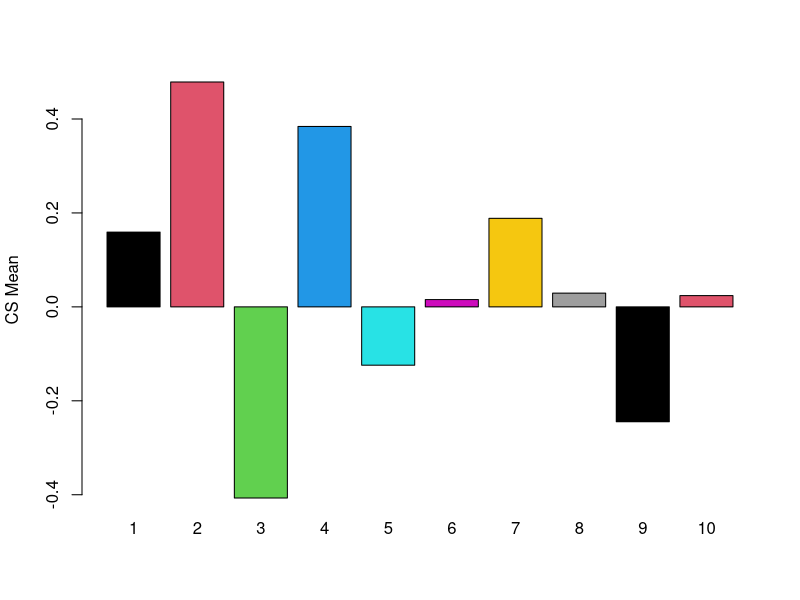
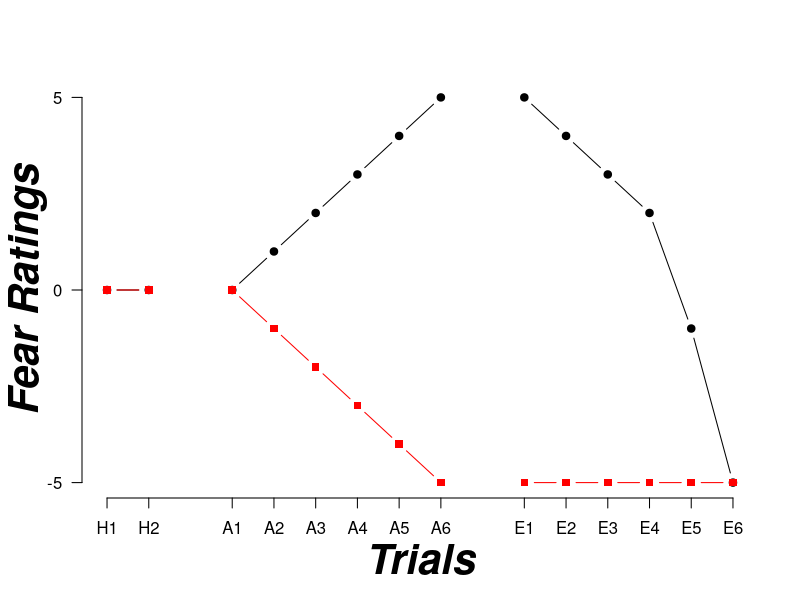

Generate these figures, in order, with R:
#' ---
#' title: "R for EPP research\n Assignment 3"
#'author: "Angelos-Miltiadis Krypotos"
#'date: "`r Sys.Date()`"
#'---
#'
#' Name : [Put your name here]
#'
#' ## General instructions.
#' 
#' ## How to complete the assignment.
#' Please write your answers below each question, indicating clearly to which question (or subquestion) your answer refers to.
#' I would prefer if you would send your answers as an html document using "knitr" and with all the code having been already executed. 
#' You can create html documents in R studio by just clicking the notepad icon on the top -- For more info how to create notebooks in R studio see 
#' [here](https://support.rstudio.com/hc/en-us/articles/200552276-Creating-Notebooks-from-R-Scripts). If you want, you can also send
#' your answers as an .R script. Lastly, writing your assignments in .doc or .docx is also OK, but because of automatised formatting etc., it
#' would be hard for me to check whether the code is running properly or not.
#'
#' ## Goals of the assignment
#' - Gain experience with explicit looping
#' - Gain experience with basic plots
#' 
#' ## Exercise 1
#' Check the links below for more information on implicit looping in R.
#' - [Apply family](https://www.datacamp.com/community/tutorials/r-tutorial-apply-family)
#' 
#' This is a nice article, but quite advanced [The Split-Apply-Combine Strategy for Data Analysis](https://www.jstatsoft.org/article/view/v040i01).
#'
#' ## Answer 1
#' Done.
#' 
#' ## Exercise 2
#' There are so many tutorials on plots out there. Indeed it looks like everyone who has just a simple 
#' idea about R, has to write a tutorial. Here is a list that you may want to check:
#' 
#' - [http://www.harding.edu/fmccown/r/](http://www.harding.edu/fmccown/r/)
#' - [http://www.r-tutor.com/elementary-statistics/qualitative-data/bar-graph](http://www.r-tutor.com/elementary-statistics/qualitative-data/bar-graph)
#' - [http://www.r-tutor.com/elementary-statistics/quantitative-data/scatter-plot](http://www.r-tutor.com/elementary-statistics/quantitative-data/scatter-plot)
#' - [https://flowingdata.com/2012/12/17/getting-started-with-charts-in-r/](https://flowingdata.com/2012/12/17/getting-started-with-charts-in-r/)
#' 
#' A few years ago, I even wrote a tutorial [here](https://github.com/AngelosPsy/AtinyIntroductionOnGraphsWithR/releases). Please do not read it -- it is crap -- but you can check the 'Tips and Tricks' chapter
#' at the end.
#'
#' ## Answer 2
#' Done.
#' 
#' ## Exercise 3
#' Run the code below.
#' eval = FALSE
x <- data.frame(ID = paste0("Part_", 1:2000), CS = 1:10, USExp = runif(2000, -5, 5))
#' Compute, seperately, the mean and standard error (check the package plotrix for that) for every CS. 
#'
#' ## Answer 3
library(plotrix)
x <- data.frame(ID = paste0("Part_", 1:2000), CS = 1:10, USExp = runif(2000, -5, 5))
tapply(x$USExp, x$CS, mean)
tapply(x$USExp, x$CS, std.error)

#' ## Exercise 4
#' Run the code below
#' eval = FALSE
my.list <- list(Group = rep(1:2, each = 100), EMG1 = rnorm (200, 500, 50), EMG2 = rnorm (200, 480, 40))
#' a) Convert the object above to a data frame
#' 
#' ## Answer 4a
my.list <- list(Group = rep(1:2, each = 100), EMG1 = rnorm (200, 500, 50), EMG2 = rnorm (200, 480, 40))
my.df <- data.frame(my.list)
#' 
#' b) Create a new column named "EMGDiff". Compute the difference between EMG1 and EMG2 *for* every participants using a function from
#' the apply family [Please note, that you could use vectorization or an explicit loop here. The point of this excercise, thought,
#' is that you gain a bit of experience with implicit looping]. Fill in the column EMDiff with the values you have computed.
#' 
#' ## Answer 4b
my.df$EMDiff <- apply(my.df[, 2:3], 1, diff)
#' c) Compute the log of EMG1 and EMG2 (?log). By using a function from the apply family, compute the median of the logarithm
#' of EMG1 and EMG2 -- not for EMGDiff.
#' 
#' Answer 4c
apply(log(my.df[, 2:3]), 2, median)
#' OR -- Although we have not seen this in class
apply(my.df[, 2:3], 2, function(x) median(log(x)))
#' Exercise 5
#' This exercise is based on parts of exercise 7 of the previous assignment.
#' First, run the code below
#' eval = FALSE
my.data.list <- list()
for (i in 1:100){
  my.data.list[[i]] <- c(NA, rnorm(10000, mean = 600, sd = 50))
}
#' a) Using a function from the apply family, first center (?scale) all values from all list 
#' elements. Save that new list into the object *my.data.list.center*.
#' 
#' Answer 5a
my.data.list.center <- lapply(my.data.list, scale, scale = FALSE)
#' b) Compute the mean of each list element of the my.data.list.center (hint: you may want
#' to check the mean function if you want to deal with NAs).
#' 
#' Answer 5b
mean.list <- lapply(my.data.list.center, mean, na.rm = T)
#' 
#' ## Exercise 6
#' Plot the means of the CSs that you computed at exercise 3 as a barplot. Make sure that
#' - Every bar should have a different color
#' - the names should be on the bottom of each plot
#' - The label on the y axis should read "CS Mean".
#' 
#' ## Answer 6
barz <- tapply(x$USExp, x$CS, mean)
barplot(barz, col = 1:10, names.arg = 1:10, ylab = "CS Mean")
#' Note: As noted by Sophie, the names.arg could be avoided -- the barplot names
#' the bars from 1 to 7. However, it is good to know how to do it on your own.
#' For example, you could say 'names.arg = paste('CS', 1:10)', to have something
#' different.
#' ## Exercise 7
#' One challenge with plots, is that sometimes I find a plot that I really like,
#' but do not know how to reproduce it. The goal of this exercise is to train you
#' on how you can find information -- based on the help files and the links above --
#' in order to reproduce a plot that is provided below. 
#' So, here I have some data
x <- c(0, 0, NA, 0, 1, 2, 3, 4, 5, NA, 5, 4, 3, 2, -1, -5)
y <- c(0, 0, NA, 0, -1, -2, -3, -4, -5, NA, -5, -5, -5, -5, -5, -5)
#' 
#' With these data, make the plot that you can see on that [link](https://www.dropbox.com/s/fdsthlzfw5rmwko/plotGraph.png?dl=0).
#' If you find it difficult, you can always check the hints document, that has step
#' to step hints. But maybe first try to see how far you can go on your own.
plot(x, type = "b", pch = 19, xlab = "", ylab = "", axes = FALSE)
points(y, type = "b", col = "red", pch = 15)
axis(1, c(1:2, 4:9, 11:16), paste0(rep(c("H", "A", "E"), c(2, 6, 6)), c(1:2, 1:6, 1:6)))
axis(2, c(-5, 0, 5), c(-5, 0, 5), las = 1)
graphics::mtext("Fear Ratings", 2, font = 4, cex = 2.5, line = 2)    
graphics::mtext("Trials", 1, font = 4, cex = 2.5, line = 3)     
